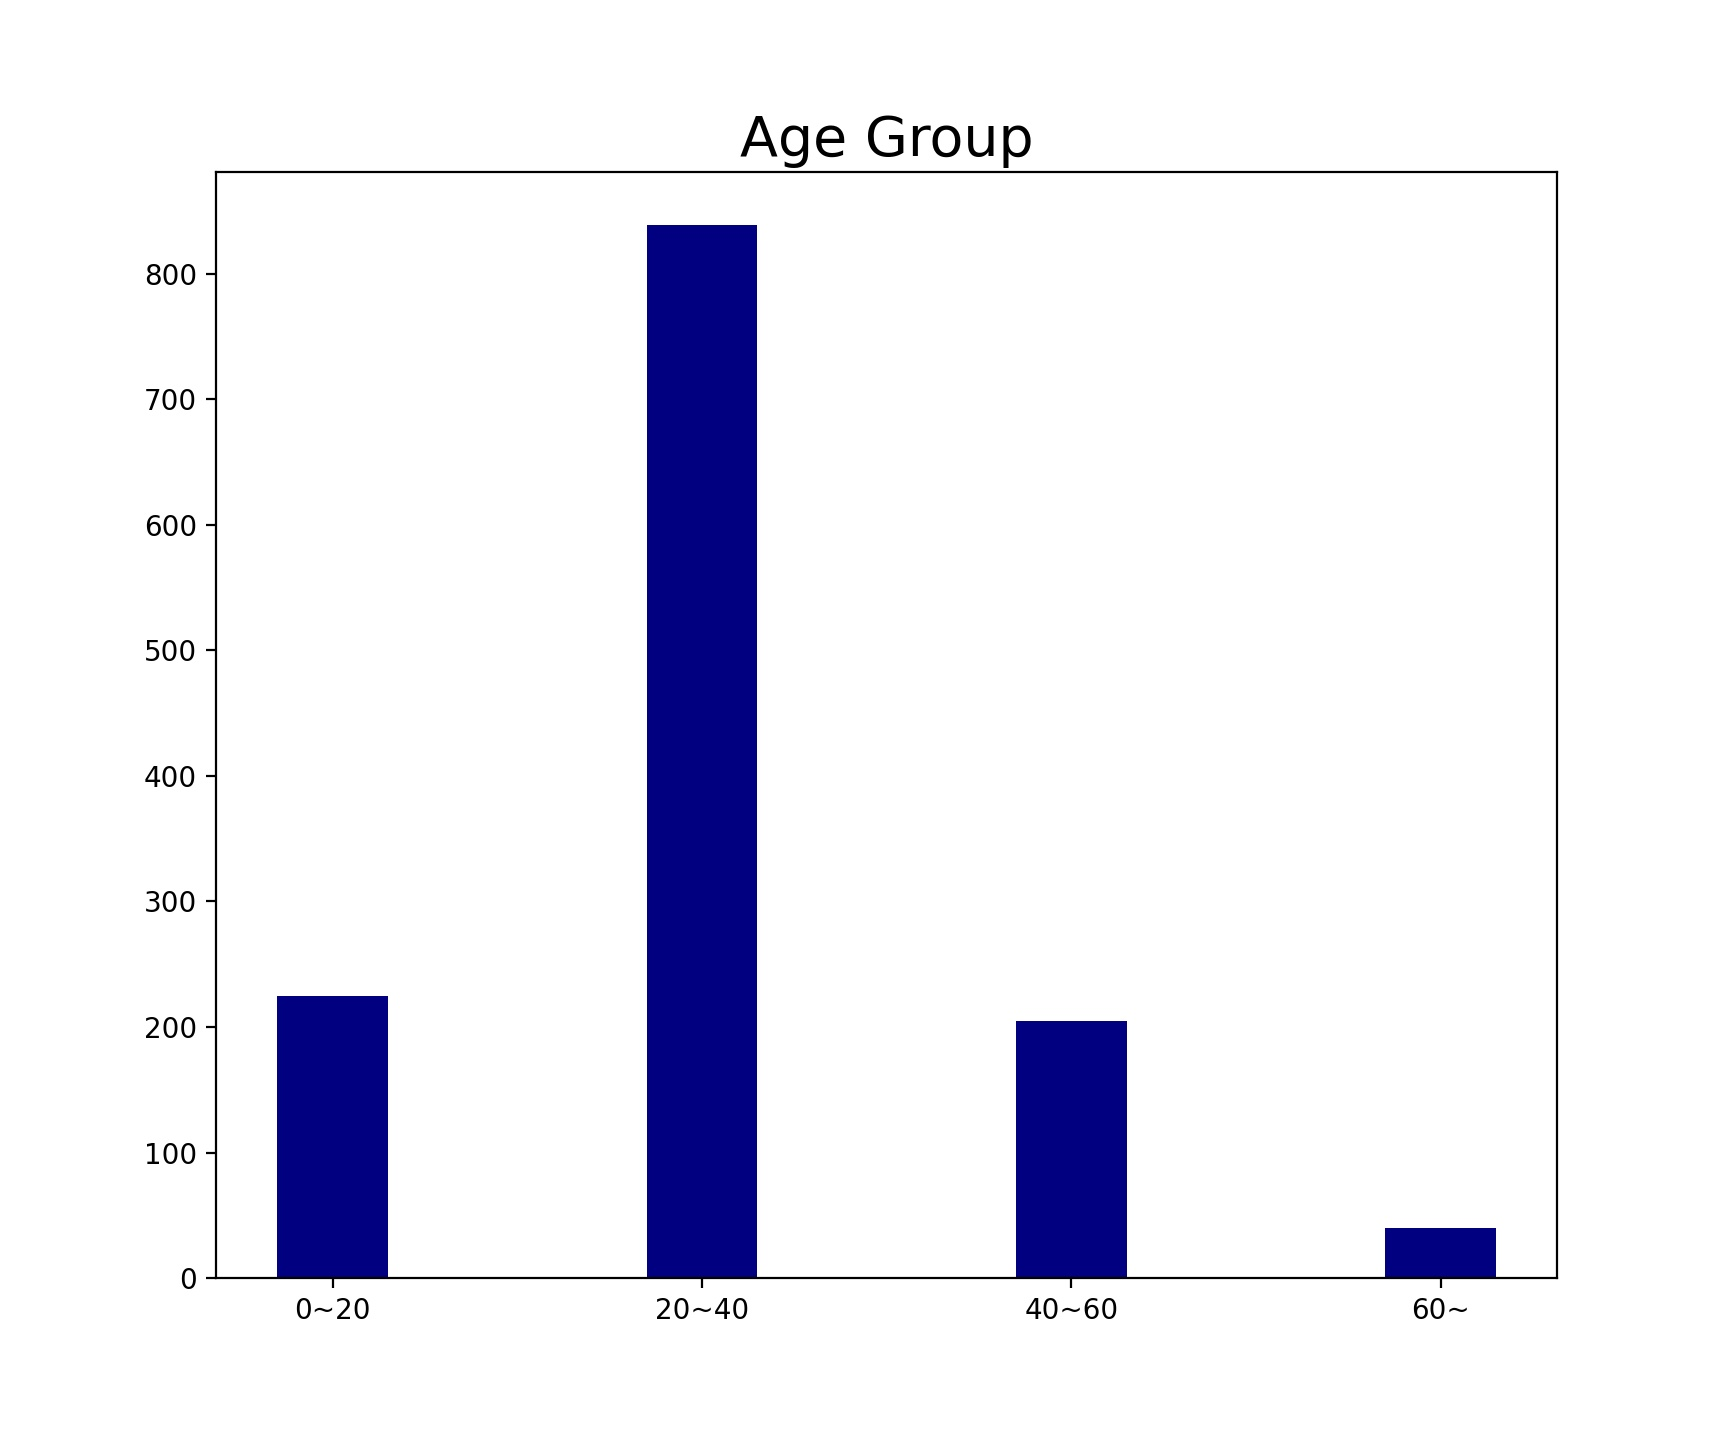

Python code for this plot:
import pandas as pd
import matplotlib.pyplot as plt

# 資料讀取
train_data = pd.read_csv('Titanic Data Analysis/train.csv')
test_data = pd.read_csv('Titanic Data Analysis/test.csv')

# 合併資料
all_data = pd.concat([train_data,test_data], axis = 0)


# 觀察年齡區間
# 以平均值填補缺失值
all_data['Age'] = all_data['Age'].fillna(all_data['Age'].mean())

# 建立區間列表
age_class1 = len(all_data[all_data['Age'] < 20])
age_class2 = len(all_data[(all_data['Age'] < 40) & (all_data['Age'] >= 20)])
age_class3 = len(all_data[(all_data['Age'] < 60) & (all_data['Age'] >= 40)])
age_class4 = len(all_data[(all_data['Age'] < 120) & (all_data['Age'] >= 60)])

# 設定標籤與資料
labels = ['0~20', '20~40', '40~60', '60~']
data = [age_class1, age_class2, age_class3, age_class4]

# 設定圖表
fig1, ax1 = plt.subplots()
ax1.bar(labels, data, width = 0.3, color = "navy")
ax1.set_title("Age Group", size = 20)
fig1.set_size_inches(12, 8)

# 輸出圖表
plt.show()
